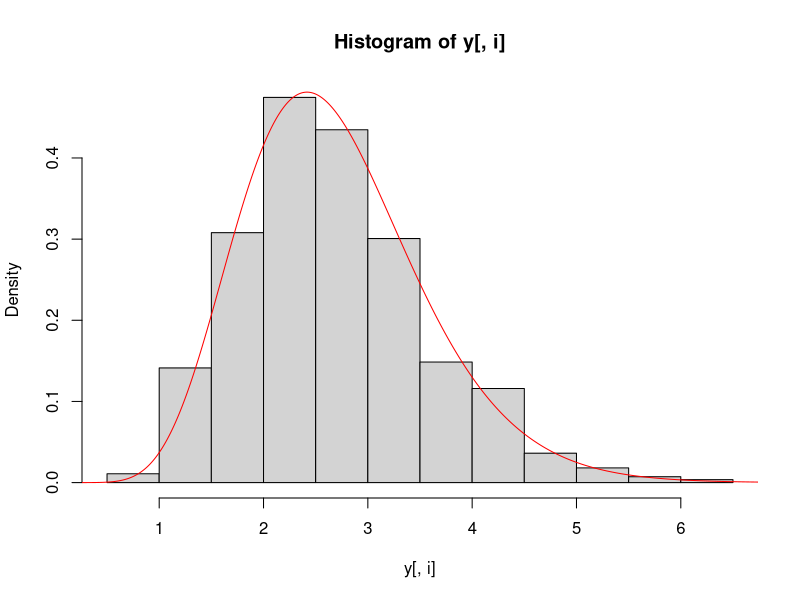
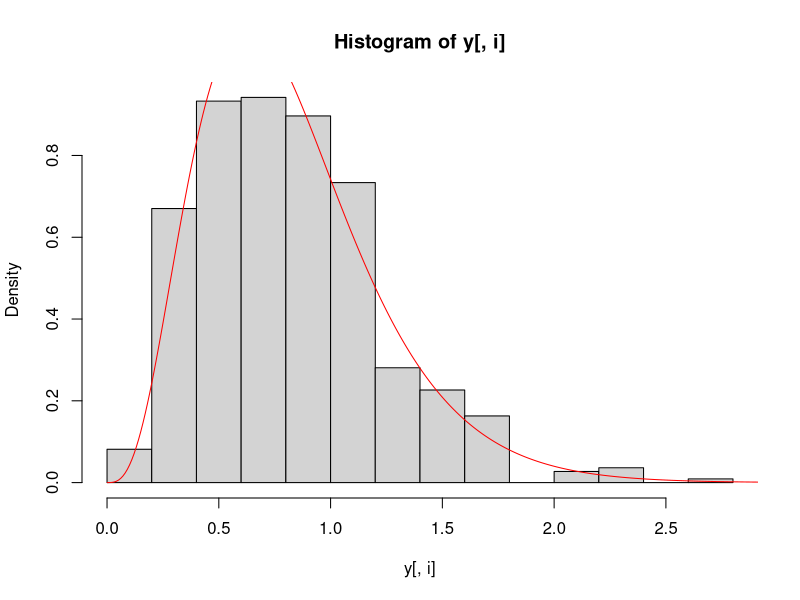
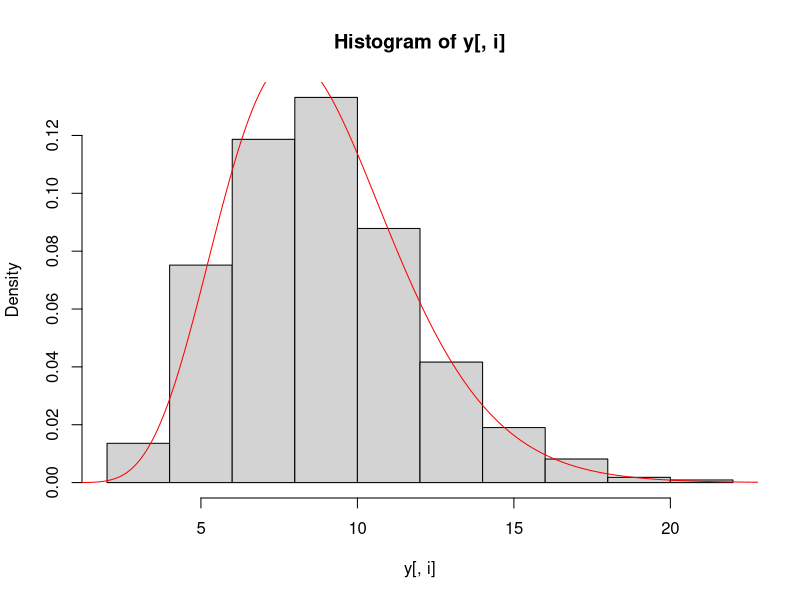
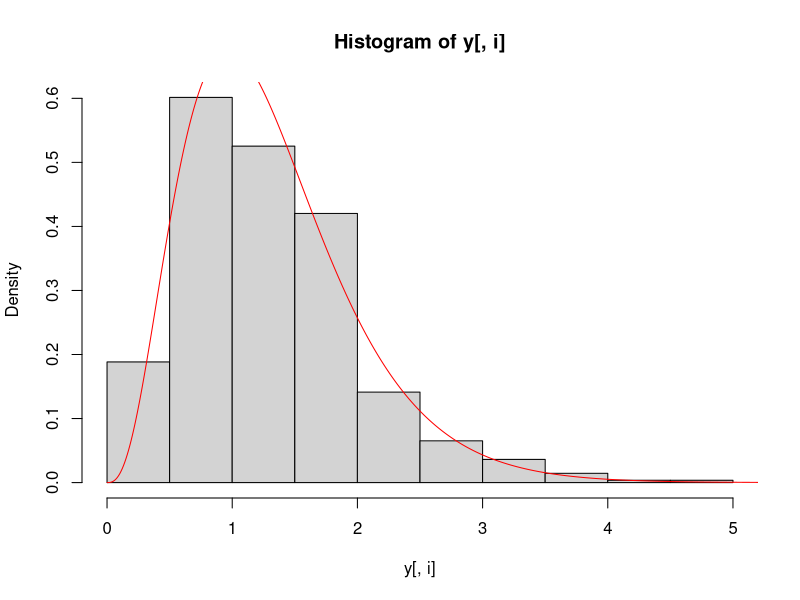
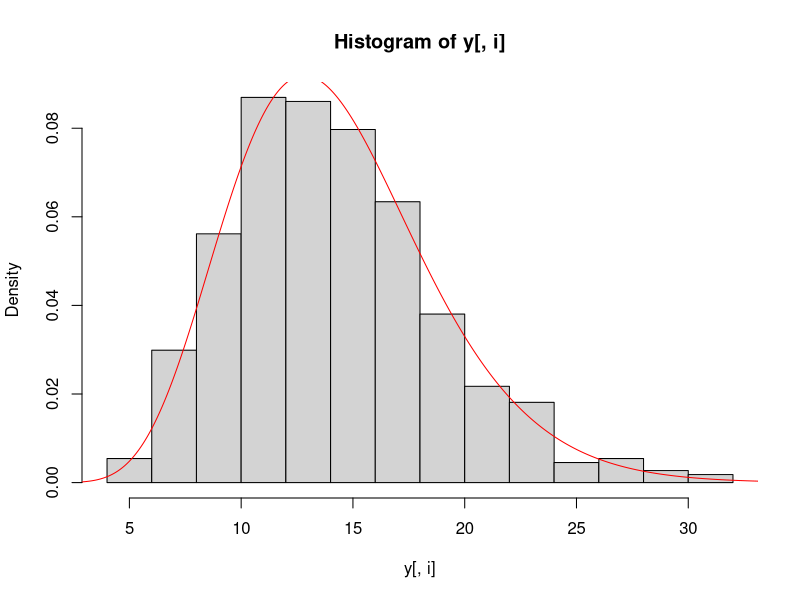
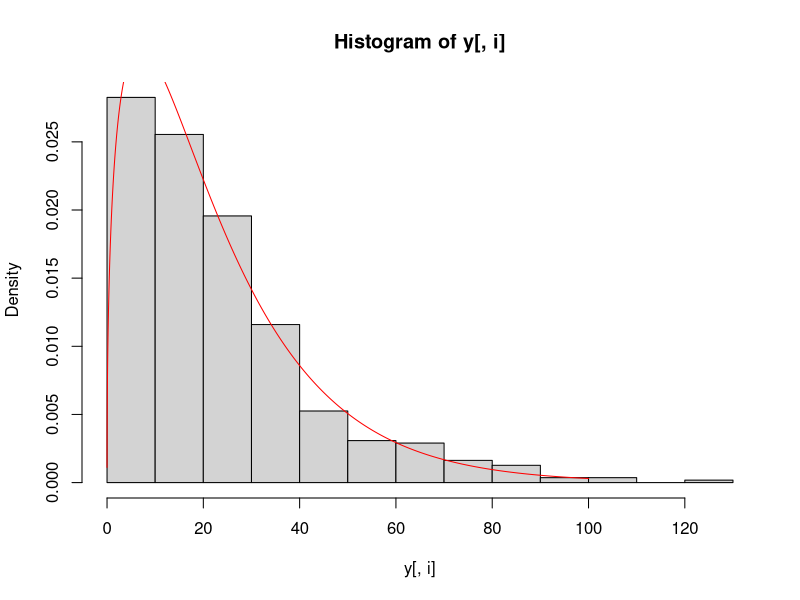
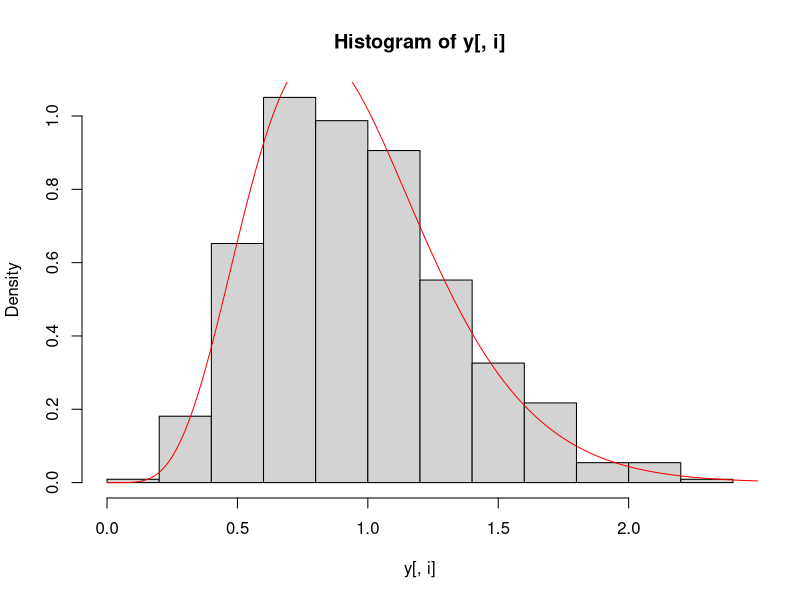
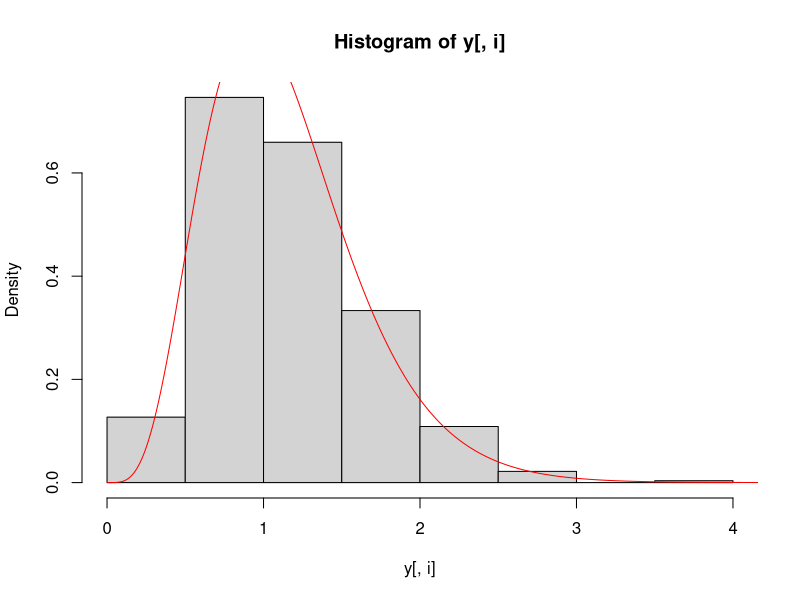

Generate these figures, in order, with R: (Note: this script raises an error after producing the figures.)
rm(list=ls(all=TRUE))
set.seed(1)
library('mvtnorm')

#generate time variable
year1=rep(1970:2015,each=12)
month=rep(1:12,times=46)
ntime=length(month)

#create variance-covariance matrix
nvariables=10
aux=outer(1:nvariables,1:nvariables,'-')
aux1=abs(aux)
rho=0.9
sigma2=1
cor1.true=cor1=rho^aux1
Sigma.true=Sigma=sigma2*cor1

#betas
betas.true=betas=runif(nvariables)

#generate latent z variables
z=rmvnorm(ntime,mean=betas,sigma=Sigma)
colnames(z)=c(paste0('water.level',1:4),
              paste0('precip',1:2),
              paste0('temperature',1:4))

#generate data where margins are gamma distributions
a=runif(nvariables,min=0,max=10)
b=runif(nvariables,min=0,max=10)
y=matrix(NA,ntime,nvariables)
seq1=seq(from=0.001,to=100,length.out=10000)
for (i in 1:nvariables){
  tmp=pnorm(z[,i],mean=betas.true[i],sd=sqrt(sigma2))
  y[,i]=qgamma(tmp,a[i],b[i])

  #look at marginal distributions
  hist(y[,i],freq=F)
  lines(seq1,dgamma(seq1,a[i],b[i]),col='red')
}

setwd('U:\\GIT_models\\git_Mvnorm')
write.csv(y,'fake data complete.csv',row.names=F)

#eliminate data from impacted sites
cond=year1>1984
y[cond,1:3]=NA
colnames(y)=colnames(z)

#make additional holes in the data
ind=sample(1:(ntime*nvariables),size=0.2*ntime*nvariables)
y[ind]=NA
image(y)

#prepare final dataset
tmp=data.frame(year=year1,month=month)
y1=cbind(y,tmp)

#export results
write.csv(y1,'fake data.csv',row.names=F)
write.csv(betas.true,'fake data betas.csv',row.names=F)
write.csv(Sigma.true,'fake data Sigma.csv',row.names=F)